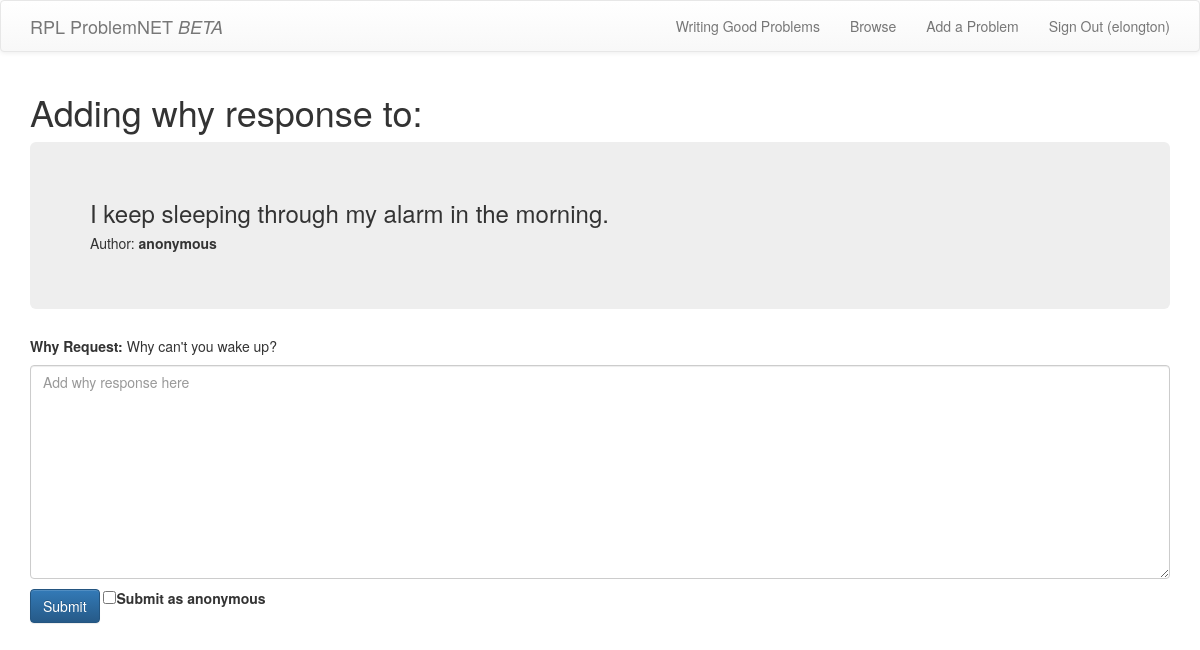
Screenshot of /create/1/3/ (signed in) with the database file from the repository.
### problems/models.py (models this page shows, shortened)
class Problem(models.Model):
    author = models.ForeignKey(User)
    anonymous_author = models.BooleanField(default=False)
    problem = models.ForeignKey('self',related_name='problems', null=True)
    text = models.TextField()
    create_date = models.DateTimeField(default=timezone.now)
    upvotes = models.ManyToManyField(User, related_name='upvotes')
    downvotes = models.ManyToManyField(User, related_name='downvotes')
    in_response_to = models.TextField()

class WhyRequest(models.Model):
    problem = models.ForeignKey('problems.Problem', related_name='why_requests', null=True)
    author = models.ForeignKey(User)
    text = models.TextField()
    create_date = models.DateTimeField(default=timezone.now)
    likes = models.ManyToManyField(User, related_name='why_request_likes')

### problems/views.py (the view, shortened to what this page needs)
# urls.py: url(r'^create/(?P<pk>\d+)/(?P<pk2>\d+)/$', views.ProblemCreateView.as_view(), name='create'),
class ProblemCreateView(CreateView):
    model = models.Problem
    fields = ('text','anonymous_author')
    template_name = 'problems/problem_add.html'
    def get(self, request, *args, **kwargs):
        if request.user.is_authenticated:
            if self.kwargs['pk'] == '0':
                return super(ProblemCreateView, self).get(request, *args, **kwargs)
            else:
                print('you are posting a root problem')
                return super(ProblemCreateView, self).get(request, *args, **kwargs)
        else:
            return HttpResponseRedirect(reverse("users:login"))
    def get_context_data(self, **kwargs):
        ctx = super(ProblemCreateView, self).get_context_data(**kwargs)
        if self.kwargs['pk'] != '0':
            problem = get_object_or_404(models.Problem,pk=int(self.kwargs['pk']))
            ctx['problem'] = problem
        if self.kwargs['pk2'] != '0':
            whyrequest = get_object_or_404(models.WhyRequest, pk=int(self.kwargs['pk2']))
            ctx['whyrequest'] = whyrequest
        ctx['pk'] = self.kwargs['pk']
        return ctx

### problems/templates/problems/problem_add.html (shortened to what this page needs)
{% extends "sitewide/base.html" %}
{% load widget_tweaks %}
{% block content %}
{% if pk == '0' %}
  <h1>Describe the problem:</h1>
  <div class="problemform">
    <form method="POST">
      {% csrf_token %}
        {{ form.text|add_class:"form-control"|attr:"placeholder:I keep sleeping through my alarm in the morning."}}
      <div class="row">
        <div class="col-sm-12">
          <input type="submit" class='btn btn-primary app_submit' value=Submit>
          <label>{{ form.anonymous_author|add_class:"form-check-input" }}Submit as anonymous</label>
        </div>
      </div>
    </form>
  </div>
{% else %}
  <h1>Adding why response to: </h1>
  <div class="jumbotron subjumboproblem">
    <div class="detailproblem_item">
      <div class="detailproblem_description newproblemdetaildescription">
        <h3>{{problem.text}}</h3>
        <h5>Author: <strong>{% if problem.anonymous_author %}anonymous{% else %}{{problem.author}}{%endif%}</strong></h5>
      </div>
    </div>
  </div>
  {% if whyrequest %}
  <div>
    <h5><strong>Why Request:</strong> {{whyrequest.text}}</h5>
  </div>
  {% endif %}
  <div class="problemform">
    <form method="POST">
        {{ form.text|add_class:"form-control"|attr:"placeholder:Add why response here"}}
      <div class="row">
        <div class="col-sm-12">
          <input type="submit" class='btn btn-primary app_submit' value=Submit>
          <label>{{ form.anonymous_author|add_class:"form-check-input" }}Submit as anonymous</label>
        </div>
      </div>
    </form>
  </div>
{% endif %}
{% endblock %}

### templates/sitewide/base.html (shortened to what this page needs)
<!DOCTYPE html>
{% load staticfiles %}
<html>
  <head>
    <link rel="stylesheet" href="https://maxcdn.bootstrapcdn.com/bootstrap/3.3.7/css/bootstrap.min.css">
    <link rel="stylesheet" href="https://maxcdn.bootstrapcdn.com/bootstrap/3.3.7/css/bootstrap-theme.min.css">
    <link rel="stylesheet" href="{% static 'css/style.css'%}">
    <link rel="stylesheet" href="https://maxcdn.bootstrapcdn.com/font-awesome/4.7.0/css/font-awesome.min.css">
  </head>
  <body>
    <nav class="navbar navbar-default">
      <div class="container">
        <ul class="nav navbar-nav">
          <li><a href="{% url "problems:home" %}" class="navbar-brand bigbrand">RPL ProblemNET <i>BETA</i></a></li>
        </ul>
        <ul class="nav navbar-nav navbar-right">
          <li>
            <a href="">Writing Good Problems</a>
          </li>
          <li>
            <a href="{% url "problems:list" %}">Browse</a>
          </li>
          <li>
            <a href="{% url "problems:create" pk=0 pk2=0%}">Add a Problem</a>
          </li>
          {% if user.is_authenticated %}
          <li>
            <a href="{% url "users:logout" %}">Sign Out ({{user}})</a>
          </li>
          {% else %}
          <li>
            <a href="{% url "users:login" %}">Sign In</a>
          </li>
          {% endif %}
        </ul>
      </div>
    </nav>
    <div class="container">
      {% block content %}
      {% endblock %}
    </div>
  </body>
</html>

### problems/static/css/style.css (style rules this page uses)
.detailproblem_description { display: inline-block; vertical-align: top; width: calc(100% - 70px); margin-bottom: 30px; }
.newproblemdetaildescription { margin-bottom: 0px; }
.detailproblem_description h3 { margin-top: 10px; }
.app_submit { margin-top: 10px; }

### rows the page displays
Problem: text "I keep sleeping through my alarm in the morning."
WhyRequest: text "Why can't you wake up?"

### other values shown
{{ user }} "elongton"
